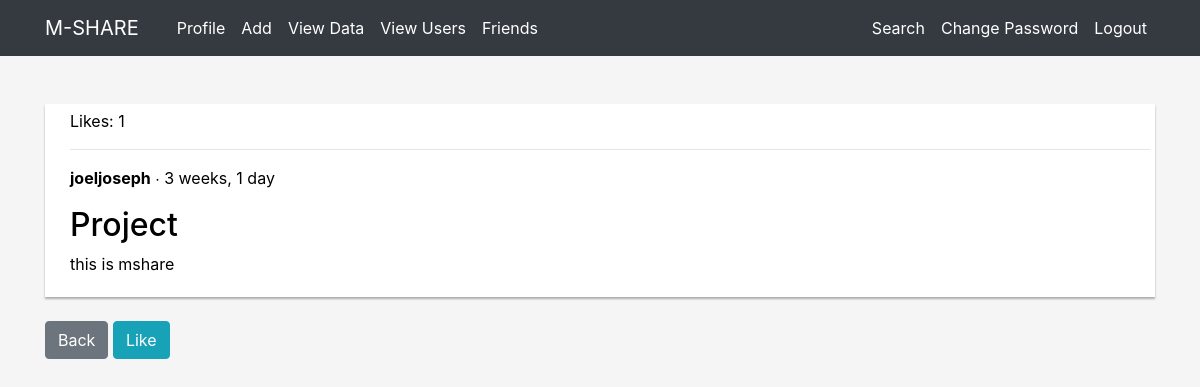
Page /obj/24/ (signed in) on the committed database.
### mshare/models.py (models this page shows, shortened)
class Share(models.Model):
    author=models.CharField(max_length=30)
    title=models.CharField(max_length=50)
    content=models.TextField()
    date=models.DateTimeField(default=timezone.now)
    likes=models.IntegerField(default=0)

### mshare/views.py (the view)
# urls.py: path('obj/<int:pk>/', views.detail, name='detail'),
@login_required
def detail(request,pk):
    obj=get_object_or_404(Share,pk=pk)
    share=Share.objects.get(pk=pk)
    try:
        liked = Like.objects.get(current_item=share)
        users = liked.users.all()
    except Like.DoesNotExist:
        users=None
    if users == None:
        check = 'False'
    elif request.user in users:
        check = 'True'
    else:
        check = 'False'
    return render(request,'mshare/detail.html',{'obj':obj,'check':check})

### mshare/templates/mshare/detail.html (shortened to what this page needs)
{% extends 'mshare/base.html' %}
{% block content %}   <br>
<br>
        <div>
            <div style="width: 100%;
padding: auto;
border: 5px solid white;
background:white;
box-shadow: 0px 2px 2px rgba(0, 0, 0, 0.3);
margin: 0px; padding-left: 20px;"
>
            <p>Likes: {{ obj.likes }}</p>
            <hr>
            <p><b>{{obj.author}}</b> &#8729   {{ obj.date|timesince }}</p>
            <h2>{{ obj.title }}</h2>
            <p>{{ obj.content|linebreaksbr }}</p>
            </div>
        <br>
        <a href="{% url 'items' %}" class="btn btn-secondary">Back</a>
            <a href="{% url 'likes' share_pk=obj.pk %}">
                {% if check == "False" %}
                <button type="button" class="save btn btn-info">
                    <span>Like</span></button>
                {% else %}
                <button type="button" class="save btn btn-danger">
                    <span></span>Unlike</span></button>
                {% endif %}
            </a>
        </div>
{% endblock %}

### rows in the picture
Share: likes "1", author "joeljoseph", date "3 weeks, 1 day", title "Project", content "this is mshare"
